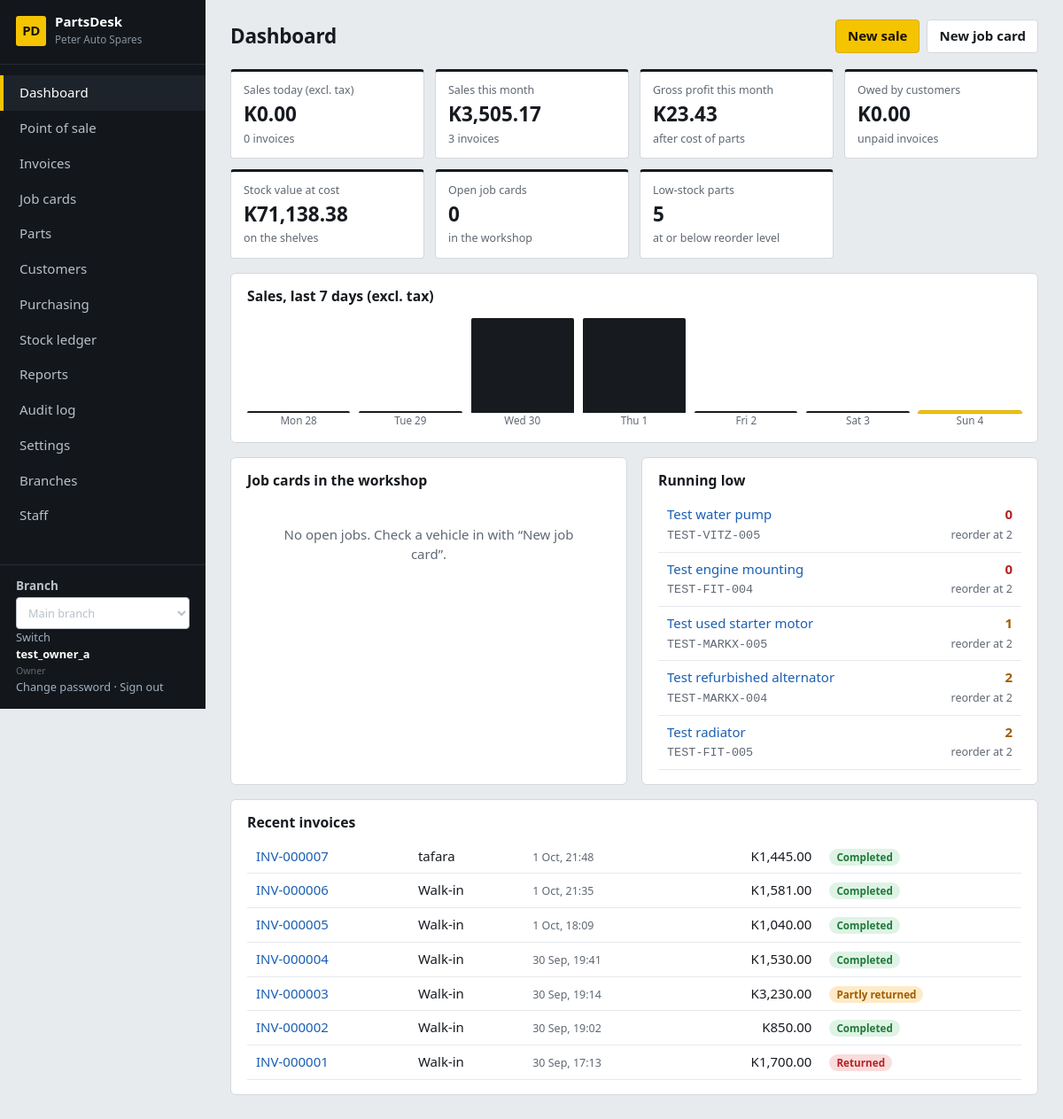
The page / (signed in) on the database its author committed.
### core/models.py (models this page shows, shortened)
class ShopSettings(TrackedModel):
    tenant = models.OneToOneField(Tenant, on_delete=models.CASCADE, related_name="settings")
    shop_name = models.CharField(max_length=120, default="My Spare Parts Shop")
    address = models.TextField(blank=True)
    phone = models.CharField(max_length=60, blank=True)
    email = models.EmailField(blank=True)
    tax_id = models.CharField("Tax / TPIN number", max_length=60, blank=True)
    currency_symbol = models.CharField(max_length=8, default="$")
    tax_name = models.CharField(max_length=20, default="VAT")
    tax_rate = models.DecimalField("Tax rate %", max_digits=5, decimal_places=2, default=Decimal("0"))
    prices_include_tax = models.BooleanField(default=True, help_text="Untick if prices are entered before tax.")
    counter_max_discount = models.DecimalField(
        "Max discount % for counter staff", max_digits=5, decimal_places=2, default=Decimal("10"),
        help_text="Managers and the owner can exceed this.")
    default_labour_rate = models.DecimalField("Default labour rate per hour", max_digits=10, decimal_places=2, default=Decimal("0"))
    invoice_footer = models.CharField(max_length=200, blank=True, default="Thank you for your business.")
    class Meta:
        verbose_name_plural = "shop settings"
    @classmethod
    def get(cls, tenant):
        obj, _ = cls.objects.get_or_create(tenant=tenant)
        return obj

class User(AbstractUser):
    class Role(models.TextChoices):
        OWNER = "owner", "Owner"
        MANAGER = "manager", "Manager"
        COUNTER = "counter", "Counter sales"
        MECHANIC = "mechanic", "Mechanic"
        STOREKEEPER = "storekeeper", "Storekeeper"
    role = models.CharField(max_length=20, choices=Role.choices, default=Role.COUNTER)
    tenant = models.ForeignKey(Tenant, null=True, blank=True, on_delete=models.PROTECT, related_name="users")
    branches = models.ManyToManyField(Branch, blank=True, related_name="staff")
    @property
    def display_name(self):
        return self.get_full_name() or self.username

### catalog/models.py (models this page shows, shortened)
class BranchStock(TrackedModel):
    branch = models.ForeignKey(Branch, on_delete=models.PROTECT, related_name="stock_items")
    part = models.ForeignKey(Part, on_delete=models.PROTECT, related_name="branch_stocks")
    quantity_on_hand = models.DecimalField(max_digits=12, decimal_places=2, default=Decimal("0"))
    cost_price = models.DecimalField(max_digits=12, decimal_places=2, default=Decimal("0"))
    bin_location = models.CharField(max_length=40, blank=True)
    reorder_level = models.DecimalField(max_digits=12, decimal_places=2, default=Decimal("0"))
    reorder_qty = models.DecimalField(max_digits=12, decimal_places=2, default=Decimal("0"))
    class Meta:
        constraints = [models.UniqueConstraint(fields=["branch", "part"], name="stock_branch_part")]

class Part(TrackedModel):
    class Condition(models.TextChoices):
        NEW = "new", "New"
        USED = "used", "Used"
        REFURBISHED = "refurbished", "Refurbished"
    class PartType(models.TextChoices):
        OEM = "oem", "Genuine (OEM)"
        AFTERMARKET = "aftermarket", "Aftermarket"
    tenant = models.ForeignKey(Tenant, on_delete=models.PROTECT)
    sku = models.CharField("Part code (SKU)", max_length=40)
    barcode = models.CharField(max_length=64, blank=True, null=True)
    name = models.CharField(max_length=160)
    description = models.TextField(blank=True)
    category = models.ForeignKey(Category, null=True, blank=True, on_delete=models.SET_NULL)
    brand = models.CharField(max_length=60, blank=True)
    part_type = models.CharField(max_length=20, choices=PartType.choices, default=PartType.AFTERMARKET)
    condition = models.CharField(max_length=20, choices=Condition.choices, default=Condition.NEW)
    oem_number = models.CharField("OEM part number", max_length=60, blank=True, db_index=True)
    unit = models.CharField(max_length=20, default="each", help_text="each, set, pair, litre…")
    cost_price = models.DecimalField(max_digits=12, decimal_places=2, default=Decimal("0"))
    sell_price = models.DecimalField("Retail price", max_digits=12, decimal_places=2, default=Decimal("0"))
    trade_price = models.DecimalField("Trade price", max_digits=12, decimal_places=2, null=True, blank=True,
                                      help_text="Used for trade customers (garages, mechanics). Optional.")
    preferred_supplier = models.ForeignKey(Supplier, null=True, blank=True, on_delete=models.SET_NULL)
    fits = models.ManyToManyField(Vehicle, blank=True, related_name="parts")
    is_universal = models.BooleanField(default=False, help_text="Fits any vehicle (oil, bulbs, wipers…)")
    is_active = models.BooleanField(default=True)
    created_at = models.DateTimeField(auto_now_add=True)
    updated_at = models.DateTimeField(auto_now=True)
    class Meta:
        ordering = ["name"]
        constraints = [
            models.UniqueConstraint(fields=["tenant", "sku"], name="part_tenant_sku"),
            models.UniqueConstraint(fields=["tenant", "barcode"], name="part_tenant_barcode"),
        ]
    def get_absolute_url(self):
        return reverse("part_detail", args=[self.pk])

### sales/models.py (models this page shows, shortened)
class Sale(TrackedModel):
    branch = models.ForeignKey(Branch, on_delete=models.PROTECT)
    class Status(models.TextChoices):
        COMPLETED = "completed", "Completed"
        PART_RETURNED = "part_returned", "Partly returned"
        RETURNED = "returned", "Returned"
    class Method(models.TextChoices):
        CASH = "cash", "Cash"
        MOBILE = "mobile", "Mobile money"
        CARD = "card", "Card"
        BANK = "bank", "Bank transfer"
        CREDIT = "credit", "On account"
    number = models.CharField(max_length=20)
    customer = models.ForeignKey(Customer, null=True, blank=True, on_delete=models.PROTECT, related_name="sales")
    vehicle = models.ForeignKey(CustomerVehicle, null=True, blank=True, on_delete=models.SET_NULL)
    status = models.CharField(max_length=15, choices=Status.choices, default=Status.COMPLETED)
    payment_method = models.CharField(max_length=10, choices=Method.choices, default=Method.CASH)
    tax_rate = models.DecimalField(max_digits=5, decimal_places=2, default=Decimal("0"))
    tax_inclusive = models.BooleanField(default=True)
    gross_total = models.DecimalField(max_digits=12, decimal_places=2, default=Decimal("0"))
    discount_total = models.DecimalField(max_digits=12, decimal_places=2, default=Decimal("0"))
    tax_total = models.DecimalField(max_digits=12, decimal_places=2, default=Decimal("0"))
    total = models.DecimalField(max_digits=12, decimal_places=2, default=Decimal("0"))
    returned_total = models.DecimalField(max_digits=12, decimal_places=2, default=Decimal("0"))
    amount_paid = models.DecimalField(max_digits=12, decimal_places=2, default=Decimal("0"))
    notes = models.CharField(max_length=200, blank=True)
    created_by = models.ForeignKey(settings.AUTH_USER_MODEL, null=True, on_delete=models.SET_NULL)
    created_at = models.DateTimeField(default=timezone.now, db_index=True)
    class Meta:
        ordering = ["-created_at", "-id"]
        constraints = [models.UniqueConstraint(fields=["branch", "number"], name="sale_branch_number")]
    def get_absolute_url(self):
        return reverse("sale_detail", args=[self.pk])

class Customer(TrackedModel):
    tenant = models.ForeignKey(Tenant, on_delete=models.PROTECT)
    class Type(models.TextChoices):
        RETAIL = "retail", "Retail"
        TRADE = "trade", "Trade (garage / mechanic)"
    name = models.CharField(max_length=120)
    phone = models.CharField(max_length=60, blank=True)
    email = models.EmailField(blank=True)
    address = models.TextField(blank=True)
    customer_type = models.CharField(max_length=10, choices=Type.choices, default=Type.RETAIL)
    credit_limit = models.DecimalField(max_digits=12, decimal_places=2, default=Decimal("0"),
                                       help_text="0 = no credit. Above 0 lets them buy on account up to this amount.")
    notes = models.TextField(blank=True)
    is_active = models.BooleanField(default=True)
    created_at = models.DateTimeField(auto_now_add=True)
    class Meta:
        ordering = ["name"]

### core/views.py (the view)
# urls.py: path("", views.dashboard, name="dashboard"),
@role_required()
def dashboard(request):
    user, today = request.user, timezone.localdate()
    kpis, ctx = [], {"page_title": "Dashboard"}
    if user.role in MGMT:
        week = list(daily_figures(today - timedelta(days=6), today, request.branch).values())
        month = list(daily_figures(today.replace(day=1), today, request.branch).values())
        stock_value = BranchStock.objects.filter(branch=request.branch).aggregate(v=Sum(F("quantity_on_hand") * F("cost_price"), output_field=DEC))["v"] or ZERO
        owed = Sale.objects.filter(branch=request.branch, total__gt=F("returned_total") + F("amount_paid")).aggregate(
            v=Sum(F("total") - F("returned_total") - F("amount_paid")))["v"] or ZERO
        today_row = week[-1]
        kpis = [
            dict(label="Sales today (excl. tax)", value=today_row["revenue"], kind="money", sub=f"{today_row['invoices']} invoices"),
            dict(label="Sales this month", value=sum(r["revenue"] for r in month), kind="money",
                 sub=f"{sum(r['invoices'] for r in month)} invoices"),
            dict(label="Gross profit this month", value=sum(r["profit"] for r in month), kind="money", sub="after cost of parts"),
            dict(label="Owed by customers", value=owed, kind="money", sub="unpaid invoices", href="/sales/invoices/?due=1"),
            dict(label="Stock value at cost", value=stock_value, kind="money", sub="on the shelves"),
        ]
        peak = max((r["revenue"] for r in week), default=ZERO) or Decimal("1")
        ctx["bars"] = [dict(day=r["date"], revenue=r["revenue"], pct=int(r["revenue"] / peak * 100)) for r in week]
    elif user.role in SALES:
        mine = Sale.objects.filter(branch=request.branch, created_by=user, created_at__date=today)
        agg = mine.aggregate(n=Count("id"), v=Sum("total"))
        kpis = [dict(label="Your sales today", value=agg["v"] or ZERO, kind="money", sub=f"{agg['n']} invoices")]
    open_jobs = JobCard.objects.filter(branch=request.branch).exclude(status__in=["invoiced", "cancelled"])
    if user.role not in FRONT:
        open_jobs = open_jobs.none()
    if user.role == "mechanic":
        open_jobs = open_jobs.filter(assigned_to=user)
    if user.role in FRONT:
        kpis.append(dict(label="Open job cards" if user.role != "mechanic" else "Your open jobs",
                         value=open_jobs.count(), kind="num", sub="in the workshop", href="/workshop/"))
    low = _low_stock_qs(request.branch)
    kpis.append(dict(label="Low-stock parts", value=low.count(), kind="num", sub="at or below reorder level",
                     href="/catalog/?stock=low"))
    ctx.update(
        kpis=kpis, low_parts=low.order_by("quantity_on_hand")[:8], can_view_jobs=user.role in FRONT,
        jobs=open_jobs.select_related("customer", "vehicle").order_by("promised_date", "created_at")[:8],
        recent_sales=Sale.objects.filter(branch=request.branch).select_related("customer").filter(
            **({"created_by": user} if user.role == "counter" else {}))[:8] if user.role in SALES else [],
    )
    return render(request, "core/dashboard.html", ctx)

### templates/core/dashboard.html
{% extends "base.html" %}{% load ui %}
{% block actions %}
  {% if user.role != "mechanic" and user.role != "storekeeper" %}<a class="btn primary" href="{% url 'pos' %}">New sale</a>{% endif %}
  {% if user.role != "storekeeper" %}<a class="btn" href="{% url 'job_create' %}">New job card</a>{% endif %}
{% endblock %}
{% block content %}
<section class="kpis">
{% for k in kpis %}
  <{% if k.href %}a href="{{ k.href }}"{% else %}div{% endif %} class="kpi"><small>{{ k.label }}</small><strong>{% if k.kind == "money" %}{% money k.value %}{% else %}{{ k.value }}{% endif %}</strong><small>{{ k.sub }}</small></{% if k.href %}a{% else %}div{% endif %}>
{% endfor %}
</section>
{% if bars %}<section class="card"><h2>Sales, last 7 days (excl. tax)</h2>
  <div class="bars">{% for b in bars %}<div title="{% money b.revenue %}"><i style="height:{{ b.pct }}%"></i>{{ b.day|date:"D j" }}</div>{% endfor %}</div></section>{% endif %}
<div class="grid2">
  {% if can_view_jobs %}<section class="card"><h2>Job cards in the workshop</h2>
    {% if jobs %}<div class="tablewrap"><table><tbody>{% for j in jobs %}<tr>
      <td><a href="{{ j.get_absolute_url }}">{{ j.number }}</a></td><td>{{ j.vehicle.reg_number }}<br><small>{{ j.customer.name }}</small></td>
      <td><span class="badge {{ j.status|status_class }}">{{ j.get_status_display }}</span></td><td class="num">{% if j.promised_date %}<small>due {{ j.promised_date|date:"j M" }}</small>{% endif %}</td></tr>{% endfor %}</tbody></table></div>
    {% else %}<p class="empty">No open jobs. Check a vehicle in with “New job card”.</p>{% endif %}</section>{% endif %}
  <section class="card"><h2>Running low</h2>
    {% if low_parts %}<div class="tablewrap"><table><tbody>{% for p in low_parts %}<tr><td><a href="{{ p.part.get_absolute_url }}">{{ p.part.name }}</a><br><small class="mono">{{ p.part.sku }}</small></td>
      <td class="num {% if p.quantity_on_hand <= 0 %}stockout{% else %}stocklow{% endif %}"><strong>{{ p.quantity_on_hand|qty }}</strong><br><small>reorder at {{ p.reorder_level|qty }}</small></td></tr>{% endfor %}</tbody></table></div>
    {% else %}<p class="empty">Nothing is below its reorder level.</p>{% endif %}</section>
</div>
{% if recent_sales %}<section class="card"><h2>Recent invoices</h2><div class="tablewrap"><table><tbody>{% for s in recent_sales %}<tr>
  <td><a href="{{ s.get_absolute_url }}">{{ s.number }}</a></td><td>{{ s.customer.name|default:"Walk-in" }}</td><td><small>{{ s.created_at|date:"j M, H:i" }}</small></td>
  <td class="num">{% money s.total %}</td><td><span class="badge {{ s.status|status_class }}">{{ s.get_status_display }}</span></td></tr>{% endfor %}</tbody></table></div></section>{% endif %}
{% endblock %}

### templates/base.html (shortened to what this page needs)
{% load static ui %}<!doctype html>
<html lang="en">
<head>
<link rel="stylesheet" href="{% static 'css/app.css' %}">
</head>
<body data-print-log-url="{% url 'log_print_request' %}" {% if auto_print %}data-autoprint="1"{% endif %}>
<div class="app">
  <aside class="side no-print">
    <div class="brand"><span class="brand-mark">PD</span><div><strong>PartsDesk</strong><small>{{ shop.shop_name }}</small></div></div>
    <nav>{% for item in nav %}<a href="{{ item.url }}" class="{% if item.active %}on{% endif %}">{{ item.label }}</a>{% endfor %}</nav>
    <div class="who">
      {% if branches %}<form method="post" action="{% url 'switch_branch' %}">{% csrf_token %}
      <label for="branch-select">Branch</label><select id="branch-select" name="branch_id" onchange="this.form.submit()">
      {% for b in branches %}<option value="{{ b.pk }}" {% if b.pk == active_branch.pk %}selected{% endif %}>{{ b.name }}</option>{% endfor %}
      </select><button type="submit">Switch</button></form>{% endif %}
      <strong>{{ user.display_name }}</strong><small>{{ user.get_role_display }}</small><br>
      <a href="{% url 'password_change' %}">Change password</a> ·
      <form method="post" action="{% url 'logout' %}">{% csrf_token %}<button type="submit">Sign out</button></form>
    </div>
  </aside>
  <main class="main">
    <header class="top"><h1>{% block page_heading %}{{ page_title }}{% endblock %}</h1><div class="actions">{% page_back_link as back %}{% block actions %}{% endblock %}</div></header>
    {% block content %}{% endblock %}
  </main>
</div>
</body>
</html>

### rows shown on the page
ShopSettings: shop_name "Peter Auto Spares", currency_symbol "K0.00" "K3,505.17" "K23.43" "K0.00" "K71,138.38"
User: display_name "test_owner_a", role "Owner"
BranchStock: part.name "Test water pump", part.sku "TEST-VITZ-005", quantity_on_hand|qty "0", reorder_level|qty "2"
BranchStock: part.name "Test engine mounting", part.sku "TEST-FIT-004", quantity_on_hand|qty "0", reorder_level|qty "2"
BranchStock: part.name "Test used starter motor", part.sku "TEST-MARKX-005", quantity_on_hand|qty "1", reorder_level|qty "2"
BranchStock: part.name "Test refurbished alternator", part.sku "TEST-MARKX-004", quantity_on_hand|qty "2", reorder_level|qty "2"
BranchStock: part.name "Test radiator", part.sku "TEST-FIT-005", quantity_on_hand|qty "2", reorder_level|qty "2"
Sale: number "INV-000007", customer.name "tafara", created_at "1 Oct, 21:48", total.currency_symbol "K1,445.00", status "Completed"
Sale: number "INV-000006", customer.name "Walk-in", created_at "1 Oct, 21:35", total.currency_symbol "K1,581.00", status "Completed"
Sale: number "INV-000005", customer.name "Walk-in", created_at "1 Oct, 18:09", total.currency_symbol "K1,040.00", status "Completed"
Sale: number "INV-000004", customer.name "Walk-in", created_at "30 Sep, 19:41", total.currency_symbol "K1,530.00", status "Completed"
Sale: number "INV-000003", customer.name "Walk-in", created_at "30 Sep, 19:14", total.currency_symbol "K3,230.00", status "Partly returned"
Sale: number "INV-000002", customer.name "Walk-in", created_at "30 Sep, 19:02", total.currency_symbol "K850.00", status "Completed"
Sale: number "INV-000001", customer.name "Walk-in", created_at "30 Sep, 17:13", total.currency_symbol "K1,700.00", status "Returned"

### other values the page prints
{{ item.label }} "Dashboard" "Point of sale" "Invoices" "Job cards" "Parts" "Customers" "Purchasing" "Stock ledger" "Reports" "Audit log" "Settings" "Branches" "Staff"
{{ page_title }} "Dashboard"
{{ k.label }} "Sales today (excl. tax)" "Sales this month" "Gross profit this month" "Owed by customers" "Stock value at cost" "Open job cards" "Low-stock parts"
{{ k.sub }} "0 invoices" "3 invoices" "after cost of parts" "unpaid invoices" "on the shelves" "in the workshop" "at or below reorder level"
{{ k.value }} "0" "5"
{{ b.day|date:"D j" }} "Mon 28" "Tue 29" "Wed 30" "Thu 1" "Fri 2" "Sat 3" "Sun 4"
form field branch_id "Main branch"
